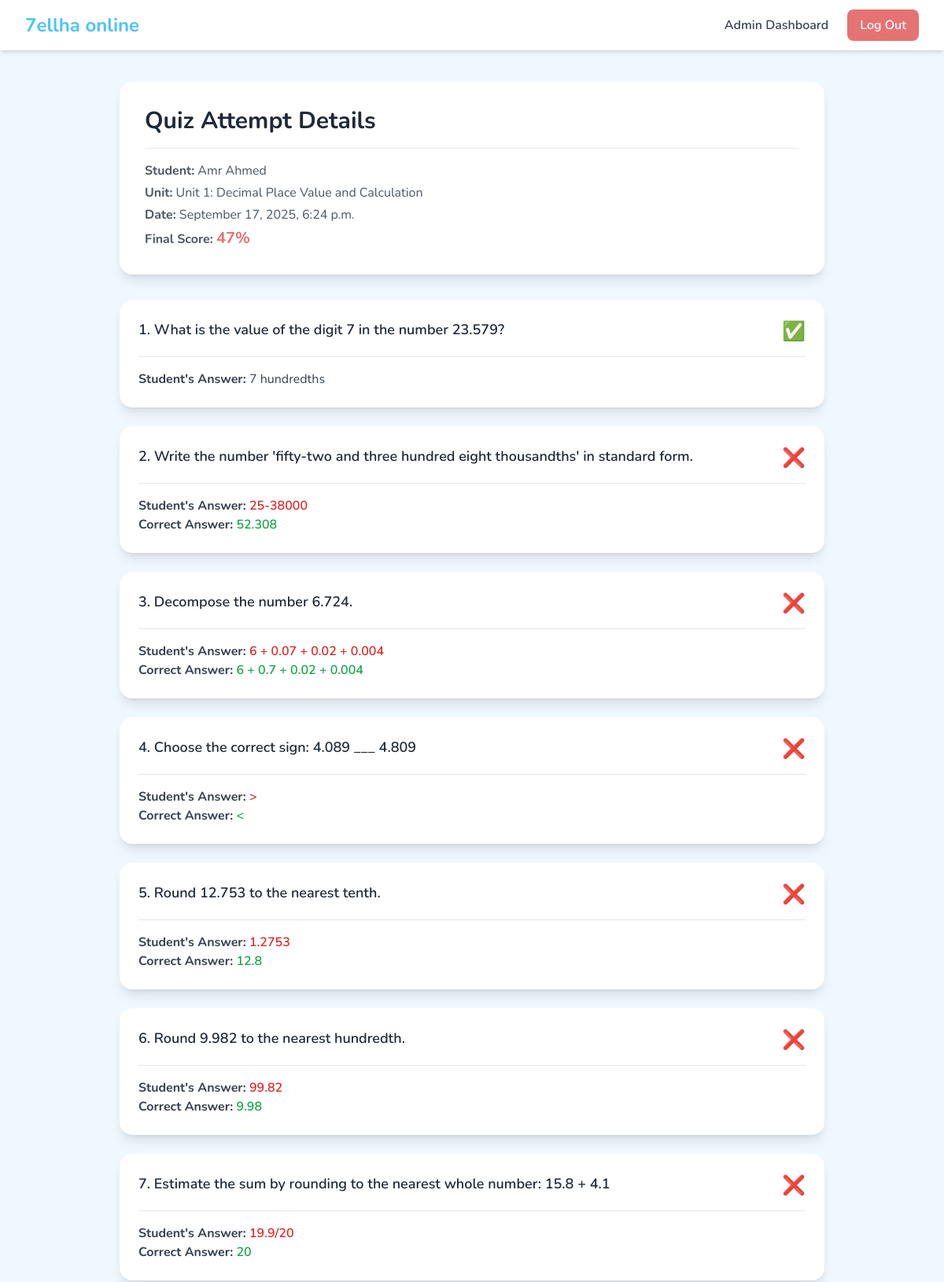
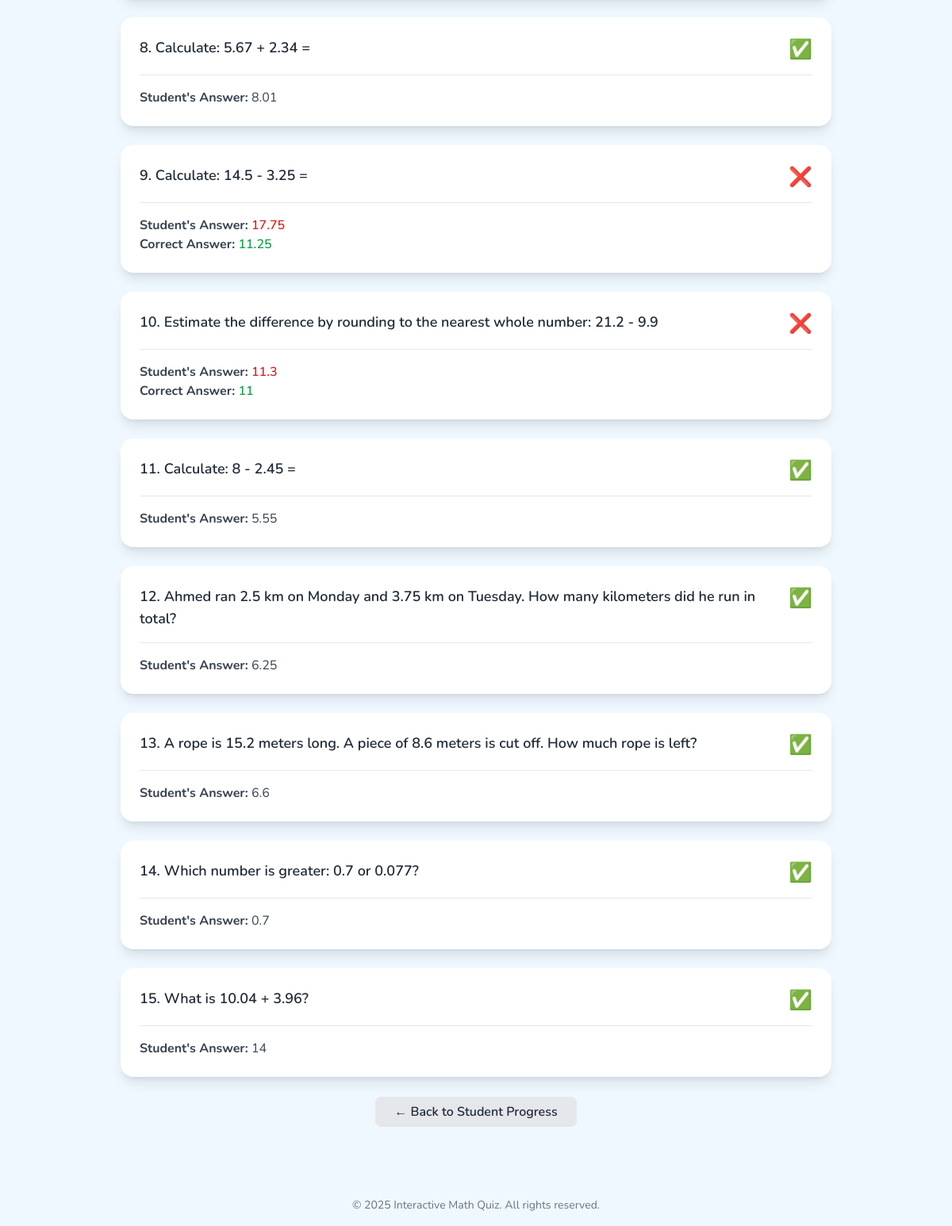
The page /management/students/quiz-result/24/ (signed in) on the database its author committed (2 pictures, top to bottom).
### apps/quizzes/models.py (models this page shows, shortened)
class QuizResult(models.Model):
    student = models.ForeignKey(settings.AUTH_USER_MODEL, on_delete=models.CASCADE)
    unit = models.ForeignKey(Unit, on_delete=models.CASCADE)
    score = models.FloatField(null=True, blank=True)
    start_time = models.DateTimeField(auto_now_add=True)
    completed_at = models.DateTimeField(null=True, blank=True)
    time_taken_seconds = models.PositiveIntegerField(null=True, blank=True)

class Question(models.Model):
    class QuestionType(models.TextChoices):
        MULTIPLE_CHOICE = 'MCQ', _('Multiple Choice (Text)')
        IMAGE_CHOICE = 'MCQI', _('Multiple Choice (Image)')
        TRUE_FALSE = 'TF', _('True/False')
        SHORT_ANSWER = 'SA', _('Short Answer')
        FILL_IN_THE_BLANK = 'FITB', _('Fill in the Blank')
        MATCHING = 'MATCH', _('Matching (Text)')
        MATCHING_IMAGE = 'MATI', _('Matching (Image/Mixed)')
    unit = models.ForeignKey(Unit, on_delete=models.CASCADE, related_name='questions')
    question_text = models.CharField(_('Question Text'), max_length=500, help_text="For Fill in the Blank, use '___'. For Matching, describe the task, e.g., 'Match the number to the image.'")
    question_type = models.CharField(_('Question Type'), max_length=5, choices=QuestionType.choices)
    order = models.PositiveIntegerField(_('Order'), default=1)

class Answer(models.Model):
    question = models.ForeignKey(Question, on_delete=models.CASCADE, related_name='answers')
    answer_text = models.CharField(_('Answer Text'), max_length=500, blank=True, null=True, help_text="Use for text-based answers (MCQ, TF, SA, FITB).")
    answer_image = models.ImageField(_('Answer Image'), upload_to='answer_images/', blank=True, null=True, help_text="Use for image-based choice questions (MCQI).")
    is_correct = models.BooleanField(_('Is Correct'), default=False)
    def __str__(self):
        if self.answer_text:
            return self.answer_text
        elif self.answer_image:
            return self.answer_image.url
        return f"Answer for {self.question.id}"

class StudentAnswer(models.Model):
    quiz_result = models.ForeignKey(QuizResult, on_delete=models.CASCADE, related_name='student_answers')
    question = models.ForeignKey(Question, on_delete=models.CASCADE)
    selected_answer = models.ForeignKey(Answer, on_delete=models.CASCADE, null=True, blank=True)
    text_answer = models.CharField(max_length=500, blank=True, null=True)
    matching_answer = models.JSONField(blank=True, null=True)
    is_correct = models.BooleanField(default=False)

### apps/users/models.py (models this page shows, shortened)
class User(AbstractUser):
    class UserType(models.TextChoices):
        STUDENT = 'STUDENT', _('Student')
        ADMIN = 'ADMIN', _('Admin')
    user_type = models.CharField(
        _('User Type'),
        max_length=10,
        choices=UserType.choices,
        default=UserType.STUDENT
    )
    grade = models.ForeignKey(
        'academics.Grade',
        on_delete=models.SET_NULL,
        null=True,
        blank=True, # Admins won't have a grade, so this can be blank.
        related_name='students',
        verbose_name=_('Grade')
    )
    class Meta:
        verbose_name = _('User')
        verbose_name_plural = _('Users')

### apps/academics/models.py (models this page shows, shortened)
class Unit(models.Model):
    grade = models.ForeignKey(Grade, on_delete=models.CASCADE, related_name='units')
    title = models.CharField(_('Title'), max_length=200)
    description = models.TextField(_('Description'), blank=True, null=True)
    unit_number = models.PositiveIntegerField(_('Unit Number'), default=1)
    duration_minutes = models.PositiveIntegerField(
        _('Quiz Duration (minutes)'),
        default=10,
        help_text="Set the time limit for this unit's quiz in minutes."
    )
    is_published = models.BooleanField(
    default=False,
    help_text="Check this box to make the unit visible to students.")
    class Meta:
        verbose_name = _('Unit')
        verbose_name_plural = _('Units')
        ordering = ['grade', 'unit_number']

### apps/dashboard/views.py (the view, shortened to what this page needs)
# urls.py: path('students/quiz-result/<int:pk>/', quiz_attempt_detail_view, name='quiz_attempt_detail'),
@user_passes_test(is_admin)
def quiz_attempt_detail_view(request, pk):
    quiz_result = get_object_or_404(
        QuizResult.objects.select_related('student', 'unit'),
        pk=pk
    )
    student_answers_qs = quiz_result.student_answers.select_related(
        'question', 'selected_answer'
    ).order_by('question__order')
    detailed_answers = []
    for sa in student_answers_qs:
        question = sa.question
        answer_detail = {
            'question': question,
            'is_correct': sa.is_correct,
            'student_answer': None,
            'correct_answer': None,
            'paired_answers': None, # For matching questions
        }
        if question.question_type in ['MCQ', 'MCQI', 'TF']:
            answer_detail['student_answer'] = sa.selected_answer
            answer_detail['correct_answer'] = question.answers.filter(is_correct=True).first()
        elif question.question_type in ['SA', 'FITB']:
            answer_detail['student_answer'] = sa.text_answer
            answer_detail['correct_answer'] = question.answers.filter(is_correct=True).first().answer_text
        detailed_answers.append(answer_detail)
    context = {
        'quiz_result': quiz_result,
        'detailed_answers': detailed_answers,
    }
    return render(request, 'dashboard/quiz_attempt_detail.html', context)

### apps/dashboard/views.py (called while the page is built)
def is_admin(user):
    return user.is_authenticated and user.user_type == 'ADMIN'

### apps/core/templates/dashboard/quiz_attempt_detail.html (shortened to what this page needs)
{% extends "base.html" %}
{% block content %}
<div class="max-w-4xl mx-auto">
    <div class="bg-white rounded-2xl shadow-lg p-8 mb-8">
        <h1 class="text-3xl font-bold text-gray-800">Quiz Attempt Details</h1>
        <div class="mt-4 border-t pt-4 text-gray-600 space-y-1">
            <p><strong>Student:</strong> {{ quiz_result.student.get_full_name|default:quiz_result.student.username }}</p>
            <p><strong>Unit:</strong> {{ quiz_result.unit.title }}</p>
            <p><strong>Date:</strong> {{ quiz_result.completed_at|date:"F j, Y, P" }}</p>
            <p><strong>Final Score:</strong>
                <span class="font-bold text-xl {% if quiz_result.score >= 80 %}text-brand-green{% elif quiz_result.score >= 50 %}text-brand-light-blue{% else %}text-brand-red{% endif %}">
                    {{ quiz_result.score|floatformat:0 }}%
                </span>
            </p>
        </div>
    </div>
    <div class="space-y-6">
        {% for detail in detailed_answers %}
        <div class="bg-white rounded-2xl shadow-lg p-6">
            <div class="flex justify-between items-start">
                <p class="text-lg font-semibold text-gray-800">{{ forloop.counter }}. {{ detail.question.question_text|safe }}</p>
                <span class="text-2xl">{% if detail.is_correct %}✅{% else %}❌{% endif %}</span>
            </div>
            <div class="mt-4 border-t pt-4">
                {% if detail.question.question_type in 'MCQ,TF,SA,FITB' %}
                    <p class="text-gray-700"><strong>Student's Answer:</strong> <span class="{% if not detail.is_correct %}text-red-600 font-semibold{% endif %}">{{ detail.student_answer }}</span></p>
                    {% if not detail.is_correct %}<p class="text-gray-700"><strong>Correct Answer:</strong> <span class="text-green-600 font-semibold">{{ detail.correct_answer }}</span></p>{% endif %}
                {% endif %}
            </div>
        </div>
        {% endfor %}
    </div>
    <div class="mt-8 text-center">
        <a href="{% url 'dashboard:student_progress_detail' pk=quiz_result.student.pk %}" class="px-6 py-2 bg-gray-200 text-gray-800 font-semibold rounded-lg">
            &larr; Back to Student Progress
        </a>
    </div>
</div>
{% endblock %}

### apps/core/templates/base.html (style rules this page uses)
body { font-family: 'Nunito', sans-serif; background-color: #f0f8ff; }
.text-brand-red { color: #e57373; }

### rows shown on the page
QuizResult: student.get_full_name "Amr Ahmed", unit "Unit 1: Decimal Place Value and Calculation", completed_at "September 17, 2025, 6:24 p.m.", score "47"
Question: question.question_text "What is the value of the digit 7 in the number 23.579?", student_answer "7 hundredths"
Question: question.question_text "Write the number 'fifty-two and three hundred eight thousandths' in standard form.", student_answer "25-38000", correct_answer "52.308"
Question: question.question_text "Decompose the number 6.724.", student_answer "6 + 0.07 + 0.02 + 0.004", correct_answer "6 + 0.7 + 0.02 + 0.004"
Question: question.question_text "Choose the correct sign: 4.089 ___ 4.809", student_answer ">", correct_answer "<"
Question: question.question_text "Round 12.753 to the nearest tenth.", student_answer "1.2753", correct_answer "12.8"
Question: question.question_text "Round 9.982 to the nearest hundredth.", student_answer "99.82", correct_answer "9.98"
Question: question.question_text "Estimate the sum by rounding to the nearest whole number: 15.8 + 4.1", student_answer "19.9/20", correct_answer "20"
Question: question.question_text "Calculate: 5.67 + 2.34 =", student_answer "8.01"
Question: question.question_text "Calculate: 14.5 - 3.25 =", student_answer "17.75", correct_answer "11.25"
Question: question.question_text "Estimate the difference by rounding to the nearest whole number: 21.2 - 9.9", student_answer "11.3", correct_answer "11"
Question: question.question_text "Calculate: 8 - 2.45 =", student_answer "5.55"
Question: question.question_text "Ahmed ran 2.5 km on Monday and 3.75 km on Tuesday. How many kilometers did he run in total?", student_answer "6.25"
Question: question.question_text "A rope is 15.2 meters long. A piece of 8.6 meters is cut off. How much rope is left?", student_answer "6.6"
Question: question.question_text "Which number is greater: 0.7 or 0.077?", student_answer "0.7"
Question: question.question_text "What is 10.04 + 3.96?", student_answer "14"
